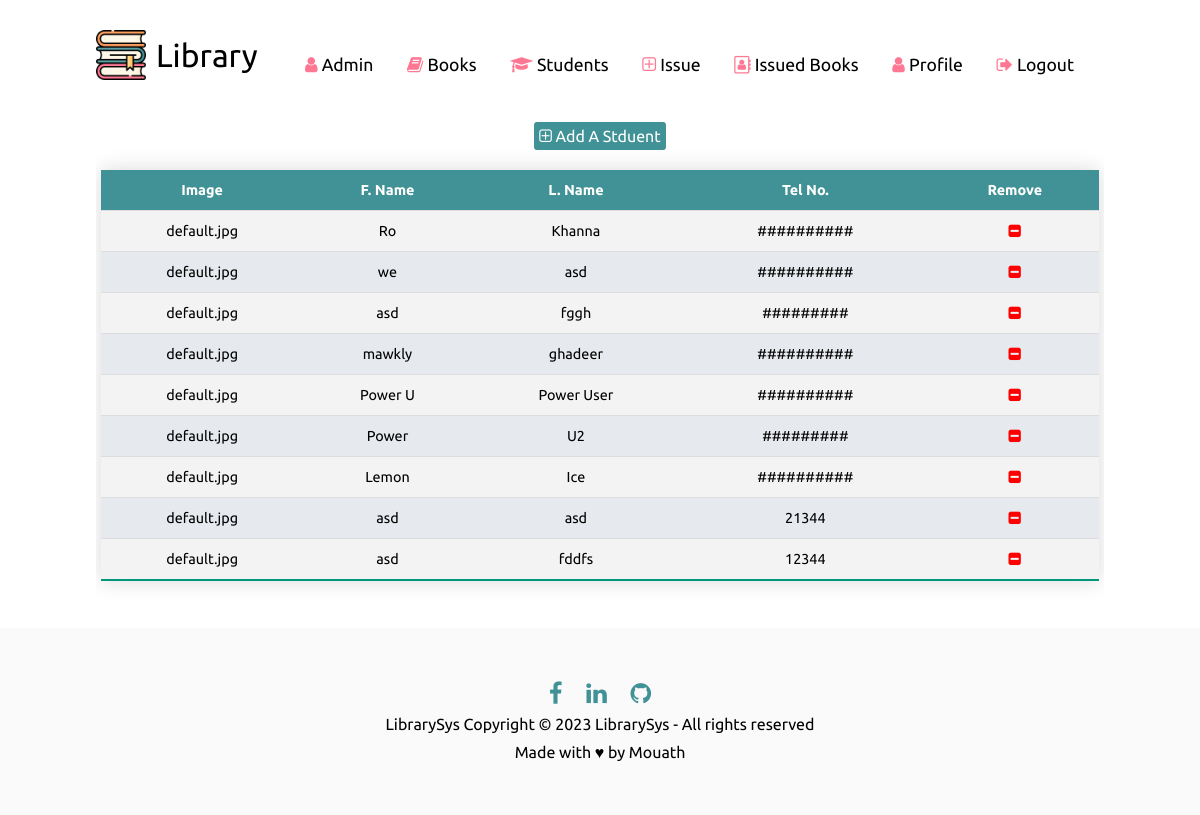
The app's page /students/ (signed in) with its own data.
### LibraryApp/models.py (models this page shows, shortened)
class Student(models.Model):
    FName=models.CharField(max_length=10)
    LName=models.CharField(max_length=10)
    TelNo=models.CharField(max_length=10)
    user=models.OneToOneField(
        User,
        on_delete=models.CASCADE
    )
    image = models.ImageField(upload_to='images/',  blank=True)

### LibraryApp/views.py (the view)
# urls.py: path('students/', views.Students, name='Students'),
def Students(req):
    if(req.user.is_superuser):
        students=models.Student.objects.all()
        con={
            'students':students
        }
        return render(req,'Library/Students.html',con)
    else:
        return HttpResponse('impossible, not Autherized!')  # to be replaced by Messsege later

### LibraryApp/templates/Library/Students.html
{% extends 'base.html' %}
{% block content %}
<div class="mytable std">
    <div class="add-btn">
        <a href="{% url 'LibraryApp:AddStudents' %}"><i class="fa fa-plus-square-o" aria-hidden="true"></i>  Add A Stduent</a>
    </div>
    <table class="styled-table std">
        <th>Image</th>
        <th>F. Name</th>
        <th>L. Name</th>
        <th>Tel No.</th>
        <th>Remove</th>
        {% for i in students %}
        <tr>
            <td>{{i.image}}</td>
            <td>{{i.FName}}</td>
            <td>{{i.LName}}</td>
            <td>{{i.TelNo}}</td>
            <td><a href="{% url 'LibraryApp:delStudents' i.id %}"><i class="fa fa-minus-square" aria-hidden="true"></i></a></td>
        </tr>
        {% endfor %}
    </table>
</div>
{% endblock %}

### LibraryApp/static/css/main.css (style rules this page uses)
* { margin: 0; padding: 0; font-family: 'Ubuntu', sans-serif; }
:root { --c1:#ff9e5e; --c2:#419296; --c3:#ff7893; --footer:#f3f3f3; --Nav:#ff9e5e; }
.add-btn { margin-top: 10px; text-align: center; }
.add-btn a { text-decoration: none; user-select: none; color: white; padding: 5px; border-radius: 3px; }
.styled-table .fa { color: red; }
.mytable { overflow-x: auto; padding: 5px; margin-top: .2%; }
.styled-table { border-collapse: collapse; margin: 25px 0; font-size: 0.9em; min-width: 400px; box-shadow: 0 0 20px rgba(0, 0, 0, 0.15); text-align:center; width: 100%; height: 35px; user-select: none; overflow-x: scroll; }
.styled-table th, .styled-table td { padding: 12px 15px; }
.styled-table tbody tr { border-bottom: 1px solid #dddddd; }
.styled-table tbody tr:nth-of-type(even) { background-color: #f3f3f3; }
.styled-table tbody tr:nth-of-type(odd) { background-color: #e6e9ed; }
.styled-table tbody tr:last-of-type { border-bottom: 2px solid #009879; }
.std .styled-table th,.std .add-btn a { background-color: var(--c2); color: white; }

### records on screen
Student: image "default.jpg", FName "Ro", LName "Khanna", TelNo "##########"
Student: image "default.jpg", FName "we", LName "asd", TelNo "##########"
Student: image "default.jpg", FName "asd", LName "fggh", TelNo "#########"
Student: image "default.jpg", FName "mawkly", LName "ghadeer", TelNo "##########"
Student: image "default.jpg", FName "Power U", LName "Power User", TelNo "##########"
Student: image "default.jpg", FName "Power", LName "U2", TelNo "#########"
Student: image "default.jpg", FName "Lemon", LName "Ice", TelNo "##########"
Student: image "default.jpg", FName "asd", LName "asd", TelNo "21344"
Student: image "default.jpg", FName "asd", LName "fddfs", TelNo "12344"
